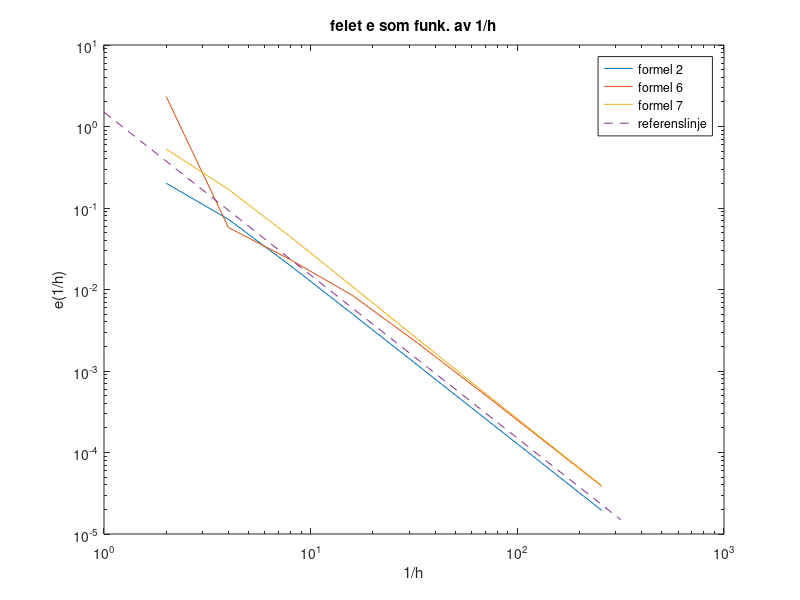

Recreate this plot in MATLAB.
% b)
x = 0.75;
u = @(x) sin(exp(x));
u_prime_analytic = cos(exp(x)) * exp(x);

h_values = zeros(1,8);
u_prime_2 = zeros(1,8); u_prime_6 = zeros(1,8); u_prime_7 = zeros(1,8);
error_2 = zeros(1,8); error_6 = zeros(1,8); error_7 = zeros(1,8);

for k = 1:8
    h = 2^(-k);
    h_values(k) = h;

    u_prime_2(k) = (u(x+h)-u(x-h))/(2*h);
    u_prime_6(k) = (-u(x+2*h)+4*u(x+h)-3*u(x))/(2*h);
    u_prime_7(k) = (3*u(x)-4*u(x-h)+u(x-2*h))/(2*h);

    error_2(k) = abs(u_prime_2(k) - u_prime_analytic);
    error_6(k) = abs(u_prime_6(k) - u_prime_analytic);
    error_7(k) = abs(u_prime_7(k) - u_prime_analytic);
end

x_ref = logspace(0, 2.5, 100); %Skapar en linje som kommer ha lutning -2 i loglog-grafen
y_ref = 1.5*x_ref.^(-2);

loglog(1./h_values,error_2)
xlabel('1/h'); ylabel('e(1/h)'); title('felet e som funk. av 1/h'); hold on
loglog(1./h_values,error_6)
loglog(1./h_values,error_7)
loglog(x_ref, y_ref,'--')
legend({"formel 2", "formel 6","formel 7","referenslinje"})
